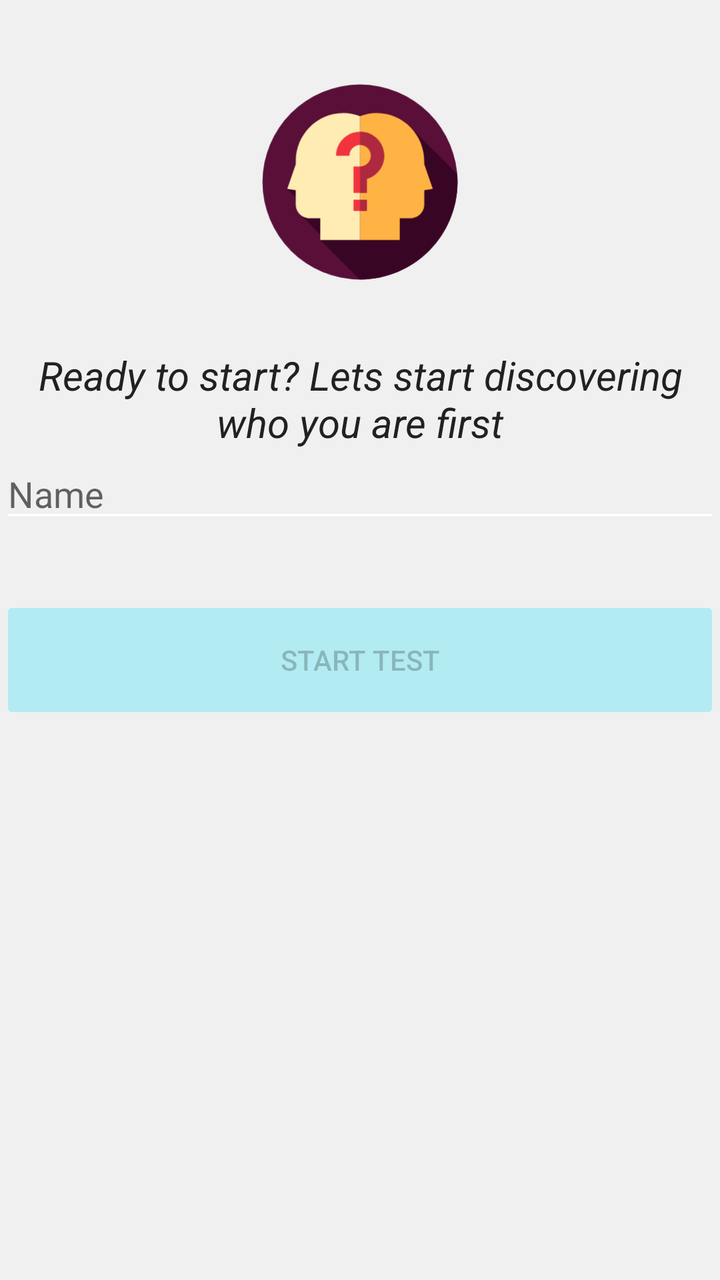
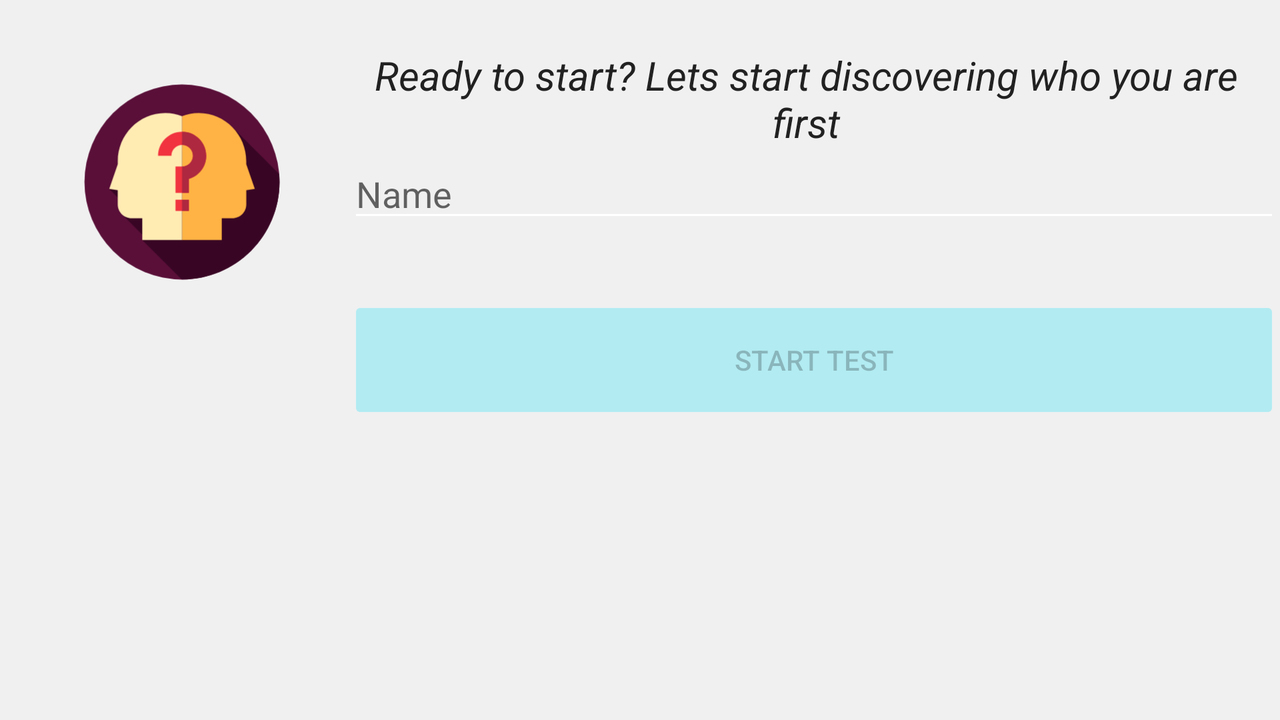

Two renders of one Android screen. The first uses the default layout on a phone; the second uses the alternative layout the repository ships for a different screen configuration, on a matching device. The two XML files are below.
<!-- AndroidManifest.xml: application theme ProfilizerTheme -->
<!-- res/layout/fragment_start_test.xml -->
<android.support.constraint.ConstraintLayout
    xmlns:android="http://schemas.android.com/apk/res/android"
    xmlns:app="http://schemas.android.com/apk/res-auto"
    android:layout_width="match_parent"
    android:layout_height="match_parent">

    <ImageView
        android:id="@+id/imageView"
        android:layout_width="150dp"
        android:layout_height="150dp"
        android:layout_marginEnd="8dp"
        android:layout_marginStart="8dp"
        android:layout_marginTop="16dp"
        android:adjustViewBounds="false"
        android:alpha="51"
        android:scaleType="centerCrop"
        app:layout_constraintEnd_toEndOf="parent"
        app:layout_constraintStart_toStartOf="parent"
        app:layout_constraintTop_toTopOf="parent"
        app:srcCompat="@drawable/ic_launcher_foreground" />

        <TextView
            android:id="@+id/textView"
            android:layout_width="wrap_content"
            android:layout_height="wrap_content"
            android:layout_marginEnd="8dp"
            android:layout_marginStart="8dp"
            android:layout_marginTop="8dp"
            android:fontFamily="sans-serif"
            android:padding="@dimen/default_padding"
            android:text="@string/start_test_message"
            android:textAlignment="center"
            android:textColor="@color/primary_text"
            android:textSize="20sp"
            android:textStyle="italic"
            app:layout_constraintEnd_toEndOf="parent"
            app:layout_constraintStart_toStartOf="parent"
            app:layout_constraintTop_toBottomOf="@+id/imageView" />

        <EditText
            android:id="@+id/edit_text_user_name"
            android:layout_width="match_parent"
            android:layout_height="wrap_content"
            android:hint="@string/name_hint"
            android:inputType="textPersonName"
            app:layout_constraintEnd_toEndOf="@id/textView"
            app:layout_constraintStart_toStartOf="@id/textView"
            app:layout_constraintTop_toBottomOf="@+id/textView"/>

        <Button
            android:id="@+id/btn_start_test"
            style="@style/Widget.AppCompat.Button.Colored"
            android:layout_width="0dp"
            android:layout_height="wrap_content"
            android:layout_marginTop="32dp"
            android:backgroundTint="@color/start_button_color"
            android:enabled="false"
            android:minHeight="64dp"
            android:padding="@dimen/default_padding"
            android:text="@string/start_test"
            app:layout_constraintEnd_toEndOf="@id/edit_text_user_name"
            app:layout_constraintStart_toStartOf="@id/edit_text_user_name"
            app:layout_constraintTop_toBottomOf="@+id/edit_text_user_name" />

        <ProgressBar
            android:id="@+id/progress_bar"
            style="?android:attr/progressBarStyle"
            android:layout_width="wrap_content"
            android:layout_height="wrap_content"
            app:layout_constraintEnd_toEndOf="parent"
            app:layout_constraintStart_toStartOf="parent"
            app:layout_constraintTop_toTopOf="parent"
            app:layout_constraintBottom_toBottomOf="parent"
            android:visibility="gone"/>

</android.support.constraint.ConstraintLayout>
<!-- resources referenced by this layout -->
<resources>
  <color name="primary_text">#212121</color>
  <!-- drawable ic_launcher_foreground (drawable) -->
  <vector xmlns:android="http://schemas.android.com/apk/res/android"
          android:width="108dp"
          android:height="108dp"
          android:viewportWidth="787.6923"
          android:viewportHeight="787.6923">
      <group android:translateX="137.84616"
              android:translateY="137.84616">
          <path
              android:pathData="M256,256m-256,0a256,256 0,1 1,512 0a256,256 0,1 1,-512 0"
              android:fillColor="#590F38"/>
          <path
              android:pathData="M512,256c0,-7 -0.3,-14 -0.9,-20.9L389.4,113.4L65,274.2l59.9,59.9l-27.7,5.4l62.4,62.4l-7.9,6.4l103.6,103.6c0.2,0 0.4,0 0.7,0C397.4,512 512,397.4 512,256z"
              android:fillColor="#380624"/>
          <path
              android:pathData="M424.6,209.2v-8.1c0,-69 -55.4,-125.9 -124.3,-126.1c-15.7,-0.1 -30.4,2.8 -44.3,8.1v325.3h104.3v-57.3h28c20.1,0 36.4,-16.3 36.4,-36.4v-37.2l22.4,-3.3L424.6,209.2z"
              android:fillColor="#FFB344"/>
          <path
              android:pathData="M87.4,209.2v-8.1c0,-69 55.4,-125.9 124.3,-126.1c15.7,-0.1 30.4,2.8 44.3,8.1v325.3H151.7v-57.3h-28c-20.1,0 -36.4,-16.3 -36.4,-36.4v-37.2L65,274.2L87.4,209.2z"
              android:fillColor="#FFECB3"/>
          <path
              android:pathData="M273.9,284.4h-35v-69.2h17.5c15.6,0 28.2,-12.7 28.2,-28.2s-12.7,-28.2 -28.2,-28.2s-28.2,12.7 -28.2,28.2h-35c0,-34.9 28.4,-63.2 63.2,-63.2s63.2,28.4 63.2,63.2c0,28.8 -19.3,53.1 -45.7,60.7V284.4z"
              android:fillColor="#F1333F"/>
          <path
              android:pathData="M256.4,123.8c-0.2,0 -0.1,0 -0.4,0L256,158.8c0.2,-0 0.1,-0 0.4,-0c15.6,0 28.2,12.7 28.2,28.2s-12.7,28.2 -28.2,28.2H256v69.2h17.9V247.7c26.4,-7.6 45.7,-32 45.7,-60.7C319.6,152.1 291.2,123.8 256.4,123.8z"
              android:fillColor="#AE283F"/>
          <path
              android:pathData="M238.9,302.5h35v29.4h-35z"
              android:fillColor="#F1333F"/>
          <path
              android:pathData="M256,302.5h18v29.4h-18z"
              android:fillColor="#AE283F"/>
      </group>
  </vector>
  <string name="name_hint">Name</string>
  <string name="start_test">Start Test</string>
  <string name="start_test_message">Ready to start? Lets start discovering who you are first</string>
  <style name="ProfilizerTheme" parent="Theme.AppCompat.Light.NoActionBar">
          <item name="colorPrimary">@color/primary</item>
          <item name="colorPrimaryDark">@color/primary_dark</item>
          <item name="colorAccent">@color/accent</item>
          <item name="colorControlNormal">@android:color/white</item>
          <item name="android:windowBackground">@color/secondary_background</item>
      </style>
  <color name="primary">#00bcd4</color>
  <color name="primary_dark">#0097A7</color>
  <color name="accent">#FFC107</color>
  <color name="secondary_background">#f0f0f0</color>
</resources>
<!-- res/layout-land/fragment_start_test.xml (the author's variant of the layout above) -->
<!-- drawn on the phone turned sideways -->
<android.support.constraint.ConstraintLayout
    xmlns:android="http://schemas.android.com/apk/res/android"
    xmlns:app="http://schemas.android.com/apk/res-auto"
    android:layout_width="match_parent"
    android:layout_height="match_parent">

    <ImageView
        android:id="@+id/imageView"
        android:layout_width="150dp"
        android:layout_height="150dp"
        android:layout_marginStart="16dp"
        android:layout_marginTop="16dp"
        android:adjustViewBounds="false"
        android:scaleType="centerCrop"
        app:layout_constraintStart_toStartOf="parent"
        app:layout_constraintTop_toTopOf="parent"
        app:srcCompat="@drawable/ic_launcher_foreground" />

    <TextView
        android:id="@+id/textView"
        android:layout_width="0dp"
        android:layout_height="wrap_content"
        android:layout_marginEnd="8dp"
        android:layout_marginStart="8dp"
        android:layout_marginTop="8dp"
        android:fontFamily="sans-serif"
        android:padding="@dimen/default_padding"
        android:text="@string/start_test_message"
        android:textAlignment="center"
        android:textColor="@color/primary_text"
        android:textSize="20sp"
        android:textStyle="italic"
        app:layout_constraintEnd_toEndOf="parent"
        app:layout_constraintStart_toEndOf="@+id/imageView"
        app:layout_constraintTop_toTopOf="@+id/imageView" />

    <EditText
        android:id="@+id/edit_text_user_name"
        android:layout_width="0dp"
        android:layout_height="wrap_content"
        android:hint="@string/name_hint"
        android:inputType="textPersonName"
        app:layout_constraintEnd_toEndOf="parent"
        app:layout_constraintStart_toStartOf="@id/textView"
        app:layout_constraintTop_toBottomOf="@+id/textView"/>

    <Button
        android:id="@+id/btn_start_test"
        style="@style/Widget.AppCompat.Button.Colored"
        android:layout_width="0dp"
        android:layout_height="wrap_content"
        android:layout_marginTop="32dp"
        android:backgroundTint="@color/start_button_color"
        android:enabled="false"
        android:minHeight="64dp"
        android:padding="@dimen/default_padding"
        android:text="@string/start_test"
        app:layout_constraintEnd_toEndOf="@id/edit_text_user_name"
        app:layout_constraintStart_toStartOf="@id/edit_text_user_name"
        app:layout_constraintTop_toBottomOf="@+id/edit_text_user_name" />

    <ProgressBar
        android:id="@+id/progress_bar"
        style="?android:attr/progressBarStyle"
        android:layout_width="wrap_content"
        android:layout_height="wrap_content"
        app:layout_constraintEnd_toEndOf="parent"
        app:layout_constraintStart_toStartOf="parent"
        app:layout_constraintTop_toTopOf="parent"
        app:layout_constraintBottom_toBottomOf="parent"
        android:visibility="gone"/>

</android.support.constraint.ConstraintLayout>
